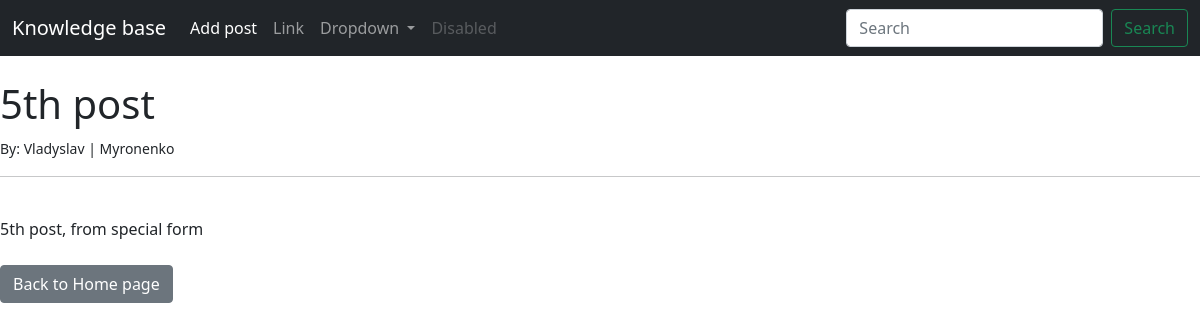
Page /article/5 on the committed database.
### blog/models.py (models this page shows, shortened)
class Post(models.Model):
    title = models.CharField(max_length=255)
    author = models.ForeignKey(User, on_delete=models.CASCADE)
    body = models.TextField()

### blog/views.py (the view)
# urls.py: path('article/<int:pk>', ArticleDetailView.as_view(), name="article_details"),
class ArticleDetailView(DetailView):
    model = Post
    template_name = 'article_details.html'

### blog/templates/article_details.html (shortened to what this page needs)
{% extends 'base.html' %}
{% block content %}
<h1>{{ post.title }}</h1>
<small>By: {{ post.author.first_name }} | {{ post.author.last_name }}</small><br/>
<hr>
<br/>
{{ post.body }}
<br><br/>
<a href="{% url 'home' %}" class="btn btn-secondary">  Back to Home page </a>
{% endblock %}

### rows in the picture
Post: title "5th post", author.first_name "Vladyslav", author.last_name "Myronenko", body "5th post, from special form"
